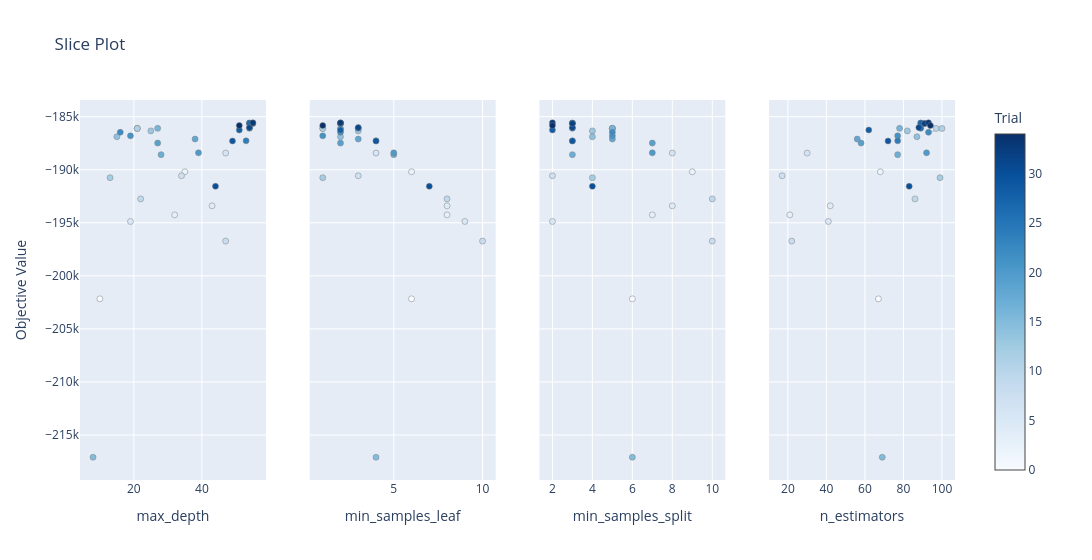

Notebook code for this chart:
### Markdown cell above
Max depth is far and away the most important hyperparameter to change
 
A plot like this comes in handy when tuning models with many hyperparameters. For example, you could take a test run of 40–50 trials and plot the parameter importances.

Depending on the plot, you might decide to discard some less important parameters and give a larger search space for other ones, possibly reducing the search time and space.

You can check out <a href="https://optuna.readthedocs.io/en/stable/reference/visualization/index.html">this</a> page for more information on Optuna's supported plot types.

### Code cell
# Plotting the accuracies for each hyperparameter for each trial.
optuna.visualization.plot_slice(study)

### Figure 1 — Plotly figure (JSON) as saved in the notebook; plotly's stock layout.template omitted (floating-point values rounded to 4 significant figures)
{"data": [{"marker": {"color": [0, 1, 2, 3, 4, 5, 6, 7, 8, 9, 10, 11, 12, 13, 14, 15, 16, 17, 18, 19, 20, 21, 22, 23, 24, 25, 26, 27, 28, 29, 30, 31, 32, 33, 34], "colorbar": {"title": {"text": "Trial"}, "x": 1, "xpad": 40}, "colorscale": [[0, "rgb(247,251,255)"], [0.125, "rgb(222,235,247)"], [0.25, "rgb(198,219,239)"], [0.375, "rgb(158,202,225)"], [0.5, "rgb(107,174,214)"], [0.625, "rgb(66,146,198)"], [0.75, "rgb(33,113,181)"], [0.875, "rgb(8,81,156)"], [1, "rgb(8,48,107)"]], "line": {"color": "Grey", "width": 0.5}, "showscale": true}, "mode": "markers", "name": "Feasible Trial", "showlegend": false, "type": "scatter", "x": [10, 21, 35, 32, 43, 19, 47, 34, 47, 22, 21, 21, 13, 25, 15, 8, 27, 28, 38, 27, 39, 19, 16, 54, 53, 54, 54, 54, 51, 49, 44, 54, 55, 55, 51], "xaxis": "x", "y": [-202200.0, -186100.0, -190200.0, -194300.0, -193400.0, -194900.0, -188400.0, -190600.0, -196700.0, -192700.0, -186100.0, -186100.0, -190800.0, -186300.0, -186900.0, -217100.0, -186100.0, -188600.0, -187100.0, -187500.0, -188400.0, -186800.0, -186500.0, -185600.0, -187300.0, -185600.0, -186100.0, -185600.0, -186300.0, -187300.0, -191600.0, -186000.0, -185600.0, -185600.0, -185800.0], "yaxis": "y"}, {"marker": {"color": [0, 1, 2, 3, 4, 5, 6, 7, 8, 9, 10, 11, 12, 13, 14, 15, 16, 17, 18, 19, 20, 21, 22, 23, 24, 25, 26, 27, 28, 29, 30, 31, 32, 33, 34], "colorbar": {"title": {"text": "Trial"}, "x": 1, "xpad": 40}, "colorscale": [[0, "rgb(247,251,255)"], [0.125, "rgb(222,235,247)"], [0.25, "rgb(198,219,239)"], [0.375, "rgb(158,202,225)"], [0.5, "rgb(107,174,214)"], [0.625, "rgb(66,146,198)"], [0.75, "rgb(33,113,181)"], [0.875, "rgb(8,81,156)"], [1, "rgb(8,48,107)"]], "line": {"color": "Grey", "width": 0.5}, "showscale": false}, "mode": "markers", "name": "Feasible Trial", "showlegend": false, "type": "scatter", "x": [6, 3, 6, 8, 8, 9, 4, 3, 10, 8, 1, 1, 1, 3, 2, 4, 2, 5, 3, 2, 5, 1, 2, 2, 4, 2, 3, 2, 2, 4, 7, 3, 2, 2, 1], "xaxis": "x2", "y": [-202200.0, -186100.0, -190200.0, -194300.0, -193400.0, -194900.0, -188400.0, -190600.0, -196700.0, -192700.0, -186100.0, -186100.0, -190800.0, -186300.0, -186900.0, -217100.0, -186100.0, -188600.0, -187100.0, -187500.0, -188400.0, -186800.0, -186500.0, -185600.0, -187300.0, -185600.0, -186100.0, -185600.0, -186300.0, -187300.0, -191600.0, -186000.0, -185600.0, -185600.0, -185800.0], "yaxis": "y2"}, {"marker": {"color": [0, 1, 2, 3, 4, 5, 6, 7, 8, 9, 10, 11, 12, 13, 14, 15, 16, 17, 18, 19, 20, 21, 22, 23, 24, 25, 26, 27, 28, 29, 30, 31, 32, 33, 34], "colorbar": {"title": {"text": "Trial"}, "x": 1, "xpad": 40}, "colorscale": [[0, "rgb(247,251,255)"], [0.125, "rgb(222,235,247)"], [0.25, "rgb(198,219,239)"], [0.375, "rgb(158,202,225)"], [0.5, "rgb(107,174,214)"], [0.625, "rgb(66,146,198)"], [0.75, "rgb(33,113,181)"], [0.875, "rgb(8,81,156)"], [1, "rgb(8,48,107)"]], "line": {"color": "Grey", "width": 0.5}, "showscale": false}, "mode": "markers", "name": "Feasible Trial", "showlegend": false, "type": "scatter", "x": [6, 5, 9, 7, 8, 2, 8, 2, 10, 10, 5, 5, 4, 4, 4, 6, 5, 3, 5, 7, 7, 5, 5, 3, 3, 3, 3, 3, 2, 3, 4, 3, 3, 2, 2], "xaxis": "x3", "y": [-202200.0, -186100.0, -190200.0, -194300.0, -193400.0, -194900.0, -188400.0, -190600.0, -196700.0, -192700.0, -186100.0, -186100.0, -190800.0, -186300.0, -186900.0, -217100.0, -186100.0, -188600.0, -187100.0, -187500.0, -188400.0, -186800.0, -186500.0, -185600.0, -187300.0, -185600.0, -186100.0, -185600.0, -186300.0, -187300.0, -191600.0, -186000.0, -185600.0, -185600.0, -185800.0], "yaxis": "y3"}, {"marker": {"color": [0, 1, 2, 3, 4, 5, 6, 7, 8, 9, 10, 11, 12, 13, 14, 15, 16, 17, 18, 19, 20, 21, 22, 23, 24, 25, 26, 27, 28, 29, 30, 31, 32, 33, 34], "colorbar": {"title": {"text": "Trial"}, "x": 1, "xpad": 40}, "colorscale": [[0, "rgb(247,251,255)"], [0.125, "rgb(222,235,247)"], [0.25, "rgb(198,219,239)"], [0.375, "rgb(158,202,225)"], [0.5, "rgb(107,174,214)"], [0.625, "rgb(66,146,198)"], [0.75, "rgb(33,113,181)"], [0.875, "rgb(8,81,156)"], [1, "rgb(8,48,107)"]], "line": {"color": "Grey", "width": 0.5}, "showscale": false}, "mode": "markers", "name": "Feasible Trial", "showlegend": false, "type": "scatter", "x": [67, 95, 68, 21, 42, 41, 30, 17, 22, 86, 97, 100, 99, 82, 87, 69, 78, 77, 56, 58, 92, 77, 93, 91, 77, 89, 89, 89, 62, 72, 83, 88, 91, 93, 94], "xaxis": "x4", "y": [-202200.0, -186100.0, -190200.0, -194300.0, -193400.0, -194900.0, -188400.0, -190600.0, -196700.0, -192700.0, -186100.0, -186100.0, -190800.0, -186300.0, -186900.0, -217100.0, -186100.0, -188600.0, -187100.0, -187500.0, -188400.0, -186800.0, -186500.0, -185600.0, -187300.0, -185600.0, -186100.0, -185600.0, -186300.0, -187300.0, -191600.0, -186000.0, -185600.0, -185600.0, -185800.0], "yaxis": "y4"}], "layout": {"title": {"text": "Slice Plot"}, "width": 1200, "xaxis": {"anchor": "y", "domain": [0, 0.2125], "title": {"text": "max_depth"}}, "xaxis2": {"anchor": "y2", "domain": [0.2625, 0.475], "title": {"text": "min_samples_leaf"}}, "xaxis3": {"anchor": "y3", "domain": [0.525, 0.7375], "title": {"text": "min_samples_split"}}, "xaxis4": {"anchor": "y4", "domain": [0.7875, 1], "title": {"text": "n_estimators"}}, "yaxis": {"anchor": "x", "domain": [0, 1], "title": {"text": "Objective Value"}}, "yaxis2": {"anchor": "x2", "domain": [0, 1], "matches": "y", "showticklabels": false}, "yaxis3": {"anchor": "x3", "domain": [0, 1], "matches": "y", "showticklabels": false}, "yaxis4": {"anchor": "x4", "domain": [0, 1], "matches": "y", "showticklabels": false}}}
